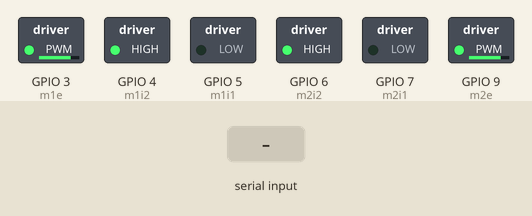
This sketch was run on a simulated ESP32-S3. Parts: switched loads named in the sketch (green lamp = pin HIGH). Inputs (shaded band) come from the test bench. What the sketch prints to the serial monitor is not drawn.

Above: at 1.2 s.
1.3 s: "1\n" received over Serial
Timing chart, 0 to 4.3 s (numbered marks = the images above; inputs shaded):
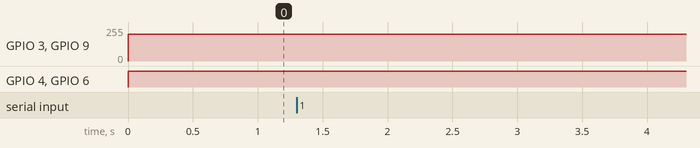

Measured:
- after the input at 1.3 s, every drawn part: stays the same

The sketch:

esp32_motor_imu_integ.ino
```cpp
#include <Arduino.h>
#include <ArduinoJson.h>

String input = "";
int m2i1 = 7;
int m2i2 = 6;
int m2e = 9;
int m1i1 = 5;
int m1i2 = 4;
int m1e = 3;

int i = 0;

void setup()
{
  Serial.begin(9600);
  Serial.println("Waiting for MPU data...");
  pinMode(m1i1, OUTPUT);
  pinMode(m1i2, OUTPUT);
  pinMode(m2i1, OUTPUT);
  pinMode(m2i2, OUTPUT);
  pinMode(m1e, OUTPUT);
  pinMode(m2e, OUTPUT);
}

void loop()
{
  while (Serial.available()) {
    char c = Serial.read();
    if (c == '\n') {
      StaticJsonDocument<128> doc;
      DeserializationError error = deserializeJson(doc, input);
      input = ""; // reset buffer

      if (!error)
      {
        float ax = doc["ax"];
        float ay = doc["ay"];
        float az = doc["az"];
        float gx = doc["gx"];
        float gy = doc["gy"];
        float gz = doc["gz"];

        Serial.print("AX: ");
        Serial.print(ax);
        Serial.print(" AY: ");
        Serial.print(ay);
        Serial.print(" AZ: ");
        Serial.print(az);
        Serial.print(" | GX: ");
        Serial.print(gx);
        Serial.print(" GY: ");
        Serial.print(gy);
        Serial.print(" GZ: ");
        Serial.println(gz);
      }
    } else {
      input += c;
    }
  }

  // i++;
  // if (i <= 25500)
  // {
    digitalWrite(m2i1, LOW);
    digitalWrite(m2i2, HIGH);
    analogWrite(m2e, 200);
    digitalWrite(m1i1, LOW);
    digitalWrite(m1i2, HIGH);
    analogWrite(m1e, 200);
  // }
  // else if (i > 25500 && i < 51000)
  // {
  //   digitalWrite(m2i1, LOW);
  //   digitalWrite(m2i2, HIGH);
  //   analogWrite(m2e, 255);
  //   digitalWrite(m1i1, LOW);
  //   digitalWrite(m1i2, HIGH);
  //   analogWrite(m1e, 255);
  // }
  // else if (i > 51000)
  // {
  //   i = 0;
  // }
  delay(1);
}
```
